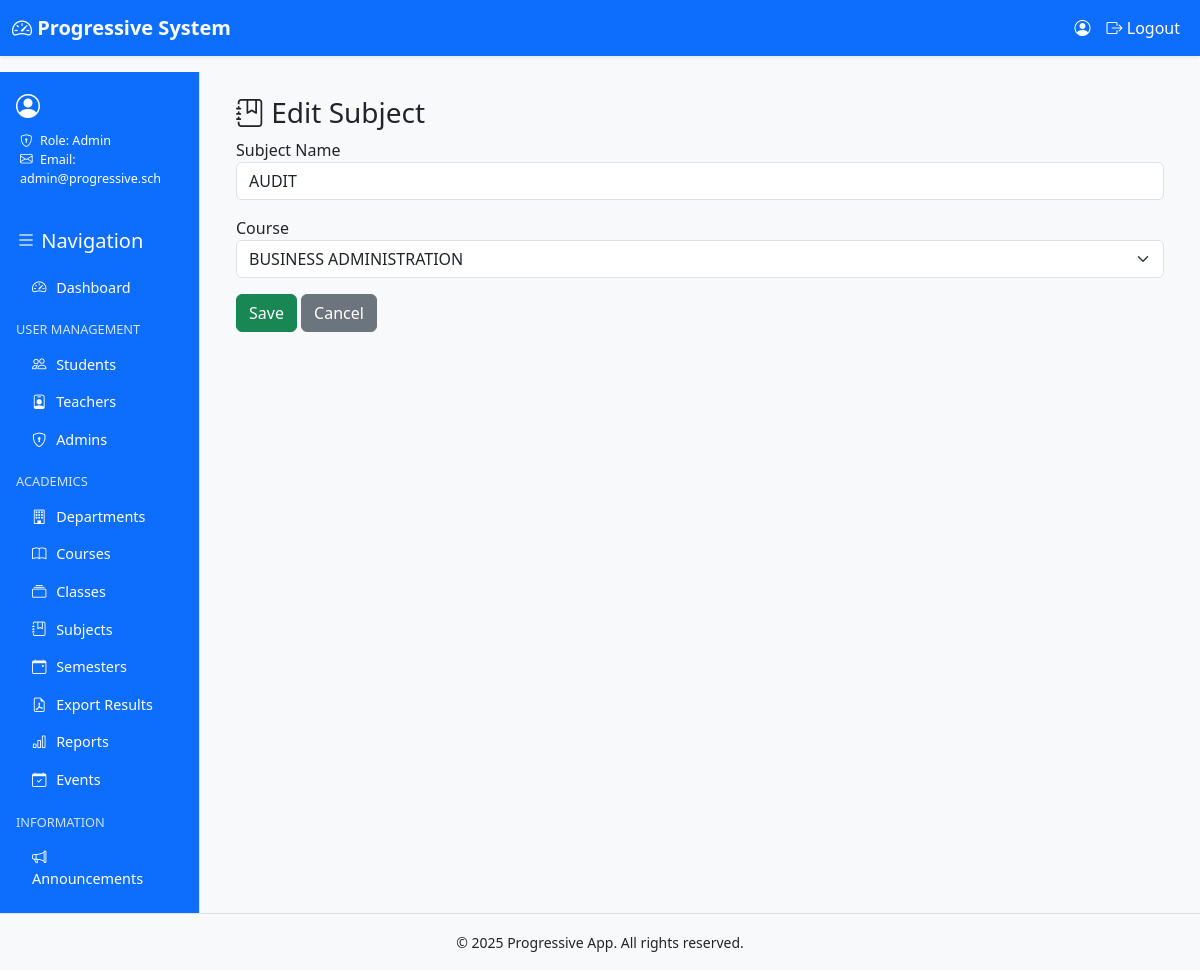
/subjects/1/edit/ (signed in), run on the app's committed database.
### progressive_app/models.py (models this page shows, shortened)
class User(AbstractUser):
    ROLE_CHOICES = [
        ("admin", "Admin"),
        ("teacher", "Teacher"),
        ("student", "Student"),
    ]
    role = models.CharField(max_length=20, choices=ROLE_CHOICES)
    admission_number = models.CharField(max_length=20, blank=True, null=True, unique=True)
    department = models.ForeignKey("Department", on_delete=models.SET_NULL, null=True, blank=True)
    course = models.ForeignKey("Course", on_delete=models.SET_NULL, null=True, blank=True)
    school_class = models.ForeignKey("SchoolClass", on_delete=models.SET_NULL, null=True, blank=True)
    semester = models.ForeignKey("Semester", on_delete=models.SET_NULL, null=True, blank=True)

class Subject(models.Model):
    name = models.CharField(max_length=100)
    course = models.ForeignKey(Course, on_delete=models.CASCADE, related_name="subjects")

class Course(models.Model):
    name = models.CharField(max_length=100)
    department = models.ForeignKey(Department, on_delete=models.CASCADE, related_name="courses")

### progressive_app/views.py (the view, shortened to what this page needs)
# urls.py: path("subjects/<int:pk>/edit/", views.subject_edit, name="subject_edit"),
@login_required
def subject_edit(request, pk):
    if not require_role(request.user, ["admin"]):
        return forbid_or_redirect_login(request)
    subject = get_object_or_404(Subject, pk=pk)
    return render(request, "admin/subject_form.html", {
        "form_title": "Edit Subject",
        "subject": subject,
        "courses": Course.objects.order_by("name"),
    })

### progressive_app/views.py (called while the page is built)
def require_role(user, allowed_roles):
    return user.is_authenticated and user.role in allowed_roles

### progressive_app/templates/admin/subject_form.html (shortened to what this page needs)
{% extends 'base.html' %}
{% block content %}
<div class="container">
  <h3><i class="bi bi-journal-bookmark"></i> {{ form_title }}</h3>
  <form method="post">{% csrf_token %}
    <div class="mb-3">
      <label>Subject Name</label>
      <input type="text" name="name" value="{{ subject.name }}" class="form-control">
    </div>
    <div class="mb-3">
      <label>Course</label>
      <select name="course" class="form-select">
        {% for c in courses %}
        <option value="{{ c.id }}" {% if subject.course and subject.course.id == c.id %}selected{% endif %}>{{ c.name }}</option>
        {% endfor %}
      </select>
    </div>
    <button class="btn btn-success">Save</button>
    <a href="{% url 'progressive_app:subjects_list' %}" class="btn btn-secondary">Cancel</a>
  </form>
</div>
{% endblock %}

### progressive_app/templates/base.html (shortened to what this page needs)
{% load static %}
<!doctype html>
<html lang="en">
  <head>
    <link href="https://cdn.jsdelivr.net/npm/bootstrap@5.3.2/dist/css/bootstrap.min.css" rel="stylesheet">
    <link href="https://cdn.jsdelivr.net/npm/bootstrap-icons@1.11.1/font/bootstrap-icons.css" rel="stylesheet">
    <link rel="stylesheet" href="{% static 'css/theme.css' %}">
  </head>
<body class="d-flex flex-column min-vh-100">
    <nav class="navbar navbar-expand-lg shadow-sm bg-light">
      <div class="container-fluid">
        <a class="navbar-brand" href="{% url 'progressive_app:dashboard' %}">
          <i class="bi bi-speedometer2"></i> Progressive System
        </a>
        <div class="collapse navbar-collapse" id="navbarNav">
          <ul class="navbar-nav ms-auto">
            {% if user.is_authenticated %}
              <li class="nav-item">
                <span class="nav-link">
                  <i class="bi bi-person-circle"></i> {{ user.first_name }} {{ user.last_name }}
                </span>
              </li>
              <li class="nav-item">
                <a class="nav-link text-warning" href="{% url 'progressive_app:logout' %}">
                  <i class="bi bi-box-arrow-right"></i> Logout
                </a>
              </li>
            {% else %}
              <li class="nav-item">
                <a class="nav-link" href="{% url 'progressive_app:login' %}">
                  <i class="bi bi-box-arrow-in-right"></i> Login
                </a>
              </li>
            {% endif %}
          </ul>
        </div>
      </div>
    </nav>
   <div class="container-fluid flex-grow-1">
      <div class="row min-vh-100">
        <div class="col-md-3 col-lg-2 sidebar bg-primary text-white p-3 d-flex flex-column">
          <div class="profile-box mb-4">
            <div class="d-flex align-items-center mb-2">
              <i class="bi bi-person-circle fs-4 me-2"></i>
            </div>
            <ul class="list-unstyled small ms-1">
              {% if user.role == 'student' %}
                <li><i class="bi bi-card-list me-1"></i> Admission: {{ user.admission_number }}</li>
                <li><i class="bi bi-collection me-1"></i> Class: {{ user.school_class.name }}</li>
                <li><i class="bi bi-building me-1"></i> Department: {{ user.department.name }}</li>
                <li><i class="bi bi-journal-bookmark me-1"></i> Course: {{ user.course.name }}</li>
              {% elif user.role == 'teacher' %}
                <li><i class="bi bi-building me-1"></i> Department: {{ user.department.name }}</li>
                <li><i class="bi bi-envelope me-1"></i> Email: {{ user.email }}</li>
              {% elif user.role == 'admin' %}
                <li><i class="bi bi-shield-lock me-1"></i> Role: Admin</li>
                <li><i class="bi bi-envelope me-1"></i> Email: {{ user.email }}</li>
              {% endif %}
            </ul>
          </div>
          <h5 class="mb-3"><i class="bi bi-list"></i> Navigation</h5>
          <div class="list-group list-group-flush flex-grow-1">
            <a href="{% url 'progressive_app:dashboard' %}" class="list-group-item list-group-item-action bg-primary text-white">
              <i class="bi bi-speedometer2"></i> Dashboard
            </a>
            {% if user.role == 'admin' %}
              <h6 class="mt-3 mb-2">User Management</h6>
              <a href="{% url 'progressive_app:students_list' %}" class="list-group-item bg-primary text-white"><i class="bi bi-people"></i> Students</a>
              <a href="{% url 'progressive_app:teachers_list' %}" class="list-group-item bg-primary text-white"><i class="bi bi-person-badge"></i> Teachers</a>
              <a href="{% url 'progressive_app:admins_list' %}" class="list-group-item bg-primary text-white"><i class="bi bi-shield-lock"></i> Admins</a>
              <h6 class="mt-3 mb-2">Academics</h6>
              <a href="{% url 'progressive_app:departments_list' %}" class="list-group-item bg-primary text-white"><i class="bi bi-building"></i> Departments</a>
              <a href="{% url 'progressive_app:courses_list' %}" class="list-group-item bg-primary text-white"><i class="bi bi-book"></i> Courses</a>
              <a href="{% url 'progressive_app:classes_list' %}" class="list-group-item bg-primary text-white"><i class="bi bi-collection"></i> Classes</a>
              <a href="{% url 'progressive_app:subjects_list' %}" class="list-group-item bg-primary text-white"><i class="bi bi-journal-bookmark"></i> Subjects</a>
              <a href="{% url 'progressive_app:semesters_list' %}" class="list-group-item bg-primary text-white"><i class="bi bi-calendar-event"></i> Semesters</a>
              <a href="{% url 'progressive_app:admin_results_pdf' %}" class="list-group-item bg-primary text-white"><i class="bi bi-file-earmark-pdf"></i> Export Results</a>
              <a href="{% url 'progressive_app:reports' %}" class="list-group-item bg-primary text-white"><i class="bi bi-bar-chart"></i> Reports</a>
              <a href="{% url 'progressive_app:events_list' %}" class="list-group-item bg-primary text-white"><i class="bi bi-calendar-check"></i> Events</a>
            {% endif %}
            <h6 class="mt-3 mb-2">Information</h6>
            <a href="{% url 'progressive_app:announcements_list' %}" class="list-group-item bg-primary text-white"><i class="bi bi-megaphone"></i> Announcements</a>
          </div>
        </div>
        <main class="col-md-9 col-lg-10 p-4">
          {% block content %}{% endblock %}
        </main>
      </div>
    </div>
    <footer class="bg-light text-center py-3 border-top mt-auto">
      <small>&copy; {% now "Y" %} Progressive App. All rights reserved.</small>
    </footer>
  </body>
</html>

### static/css/theme.css (style rules this page uses)
:root { --prog-blue: #0d6efd; }
a { text-decoration: none; }
body { font-family: "Segoe UI", Roboto, Helvetica, Arial, sans-serif; background-color: #f8f9fa; }
.navbar { background-color: #0d6efd !important; }
.navbar-brand { font-weight: bold; color: #fff !important; }
.navbar .nav-link { color: #fff !important; }
.sidebar { min-height: 100vh; border-right: 1px solid #dee2e6; background-color: #0d6efd; }
.sidebar h5, .sidebar h6 { color: #fff; }
.list-group-item { background-color: #0d6efd; color: #fff; border: none; }
.list-group-item i { margin-right: 6px; }
.btn-secondary { background-color: #6c757d; border-color: #6c757d; }
.sidebar { font-size: 0.9rem; }
.sidebar .list-group-item { background-color: #0d6efd; color: #fff; border: none; }
.sidebar h6 { font-size: 0.8rem; text-transform: uppercase; margin-top: 1rem; margin-bottom: 0.5rem; color: #cfe2ff; }

### data on the page
User: email "admin@progressive.sch"
Subject: name "AUDIT", course "BUSINESS ADMINISTRATION"
